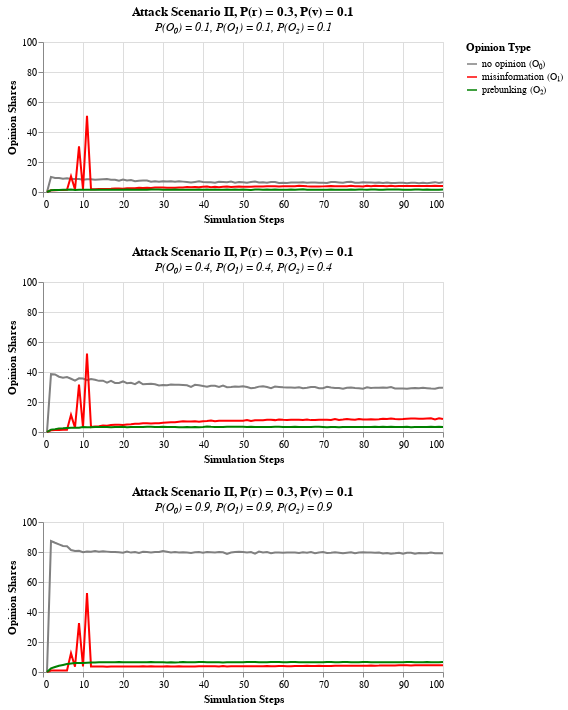

Write notebook code for a chart like this one.
### Markdown cell above
# Influence different information volume

### Code cell
import pandas as pd
import altair as alt
import numpy as np
import re
import os

# Path to actual script
script_dir = os.getcwd()

# Relative path to directory withing repository, based on attack kind
relative_path = "results/Attack_Kind_1/"
path = os.path.join(script_dir, relative_path)

def clean_and_convert(s):
    s = re.sub(r'[\[\]\n]', ' ', s)
    return np.array([float(x) for x in s.split()])

charts = []

# Loop over all combinations of prob_share_disinfo, prob_share_indifferent, prob_share_facts
share_values_full = [0.0, 0.1, 0.2, 0.3, 0.4, 0.5, 0.6, 0.7, 0.8, 0.9, 1.0]
share_values = [0.1, 0.4, 0.9]
path_values = ['0_0', '0_1', '0_2', '0_3', '0_4', '0_5', '0_6', '0_7', '0_8', '0_9', '1_0']
pr_pos = 3
pv_pos = 1

pr = share_values_full[pr_pos]
pv = share_values_full[pv_pos]
pr_path = path_values[pr_pos]
pv_path = path_values[pv_pos]

file_path = f"{path}end_result_atk1_pre{pr_path}_imu{pv_path}.csv"
df = pd.read_csv(file_path)

# Filter only for one attack_kind
df_attack_kind_1 = df[df['attack_kind'] == 1]

for l in share_values:

    filtered_df = df_attack_kind_1[
        (df_attack_kind_1["prob_share_disinfo"] == l) &
        (df_attack_kind_1["prob_share_indifferent"] == l) &
        (df_attack_kind_1["prob_share_facts"] == l)
    ]

    x_values = list(range(1, 101))

    raw_data0 = np.concatenate([
        filtered_df.loc[filtered_df['attack_kind'] == 1, 's_shares'].astype(str).values,
        filtered_df.loc[filtered_df['attack_kind'] == 1, 'i_shares'].astype(str).values,
        filtered_df.loc[filtered_df['attack_kind'] == 1, 'r_shares'].astype(str).values
    ])

    list_data0 = [clean_and_convert(item) for item in raw_data0]
    flat_list0 = np.concatenate(list_data0) if list_data0 else []

    df_0 = pd.DataFrame({
        'x': x_values * 3,
        'y': flat_list0,
        'line': np.repeat(['no opinion (O₀)', 'misinformation (O₁)', 'prebunking (O₂)'], 100),
    })

    color_scale = alt.Scale(
        domain=['no opinion (O₀)', 'misinformation (O₁)', 'prebunking (O₂)'],
        range=['grey', 'red', 'green']
    )

    a = alt.Chart(df_0).mark_line().encode(
        x=alt.X('x', title='Simulation Steps'),
        y=alt.Y('y', title='Opinion Shares', scale=alt.Scale(domain=[0, 100])),
        color=alt.Color('line', title='Opinion Type', scale=color_scale)
    ).properties(width=400, height=150,
        title=alt.TitleParams(
            text=f'Attack Scenario II, P(r) = {pr}, P(v) = {pv}',
            subtitle=f'P(O₀) = {l}, P(O₁) = {l}, P(O₂) = {l}',
            subtitleFontStyle='italic'
        ))

    charts.append(a)

rows = []
for i in range(0, len(charts), 1):
    rows.append(alt.hconcat(*charts[i:i+1]))

final_chart = alt.vconcat(*rows)

final_chart

### Figure 1 — Vega-Lite specification as saved in the notebook (floating-point values rounded to 4 significant figures; data arrays with more than 128 entries replaced by an {"elided": "..."} marker saying what was removed)
{"config": {"view": {"continuousWidth": 300, "continuousHeight": 300}}, "vconcat": [{"hconcat": [{"mark": {"type": "line"}, "encoding": {"color": {"field": "line", "scale": {"domain": ["no opinion (O₀)", "misinformation (O₁)", "prebunking (O₂)"], "range": ["grey", "red", "green"]}, "title": "Opinion Type", "type": "nominal"}, "x": {"field": "x", "title": "Simulation Steps", "type": "quantitative"}, "y": {"field": "y", "scale": {"domain": [0, 100]}, "title": "Opinion Shares", "type": "quantitative"}}, "height": 150, "title": {"text": "Attack Scenario II, P(r) = 0.3, P(v) = 0.1", "subtitle": "P(O₀) = 0.1, P(O₁) = 0.1, P(O₂) = 0.1", "subtitleFontStyle": "italic"}, "width": 400}], "data": {"name": "data-0603607442f0493bb53ef84a1451d816"}}, {"hconcat": [{"mark": {"type": "line"}, "encoding": {"color": {"field": "line", "scale": {"domain": ["no opinion (O₀)", "misinformation (O₁)", "prebunking (O₂)"], "range": ["grey", "red", "green"]}, "title": "Opinion Type", "type": "nominal"}, "x": {"field": "x", "title": "Simulation Steps", "type": "quantitative"}, "y": {"field": "y", "scale": {"domain": [0, 100]}, "title": "Opinion Shares", "type": "quantitative"}}, "height": 150, "title": {"text": "Attack Scenario II, P(r) = 0.3, P(v) = 0.1", "subtitle": "P(O₀) = 0.4, P(O₁) = 0.4, P(O₂) = 0.4", "subtitleFontStyle": "italic"}, "width": 400}], "data": {"name": "data-8c004e74b5bddadaa86f73733ab3bcb1"}}, {"hconcat": [{"mark": {"type": "line"}, "encoding": {"color": {"field": "line", "scale": {"domain": ["no opinion (O₀)", "misinformation (O₁)", "prebunking (O₂)"], "range": ["grey", "red", "green"]}, "title": "Opinion Type", "type": "nominal"}, "x": {"field": "x", "title": "Simulation Steps", "type": "quantitative"}, "y": {"field": "y", "scale": {"domain": [0, 100]}, "title": "Opinion Shares", "type": "quantitative"}}, "height": 150, "title": {"text": "Attack Scenario II, P(r) = 0.3, P(v) = 0.1", "subtitle": "P(O₀) = 0.9, P(O₁) = 0.9, P(O₂) = 0.9", "subtitleFontStyle": "italic"}, "width": 400}], "data": {"name": "data-5cefeaecf22304e0dba43fc43c4f4a5b"}}], "$schema": "https://vega.github.io/schema/vega-lite/v5.20.1.json", "datasets": {"data-0603607442f0493bb53ef84a1451d816": {"elided": "300 records"}, "data-8c004e74b5bddadaa86f73733ab3bcb1": {"elided": "300 records"}, "data-5cefeaecf22304e0dba43fc43c4f4a5b": {"elided": "300 records"}}}
